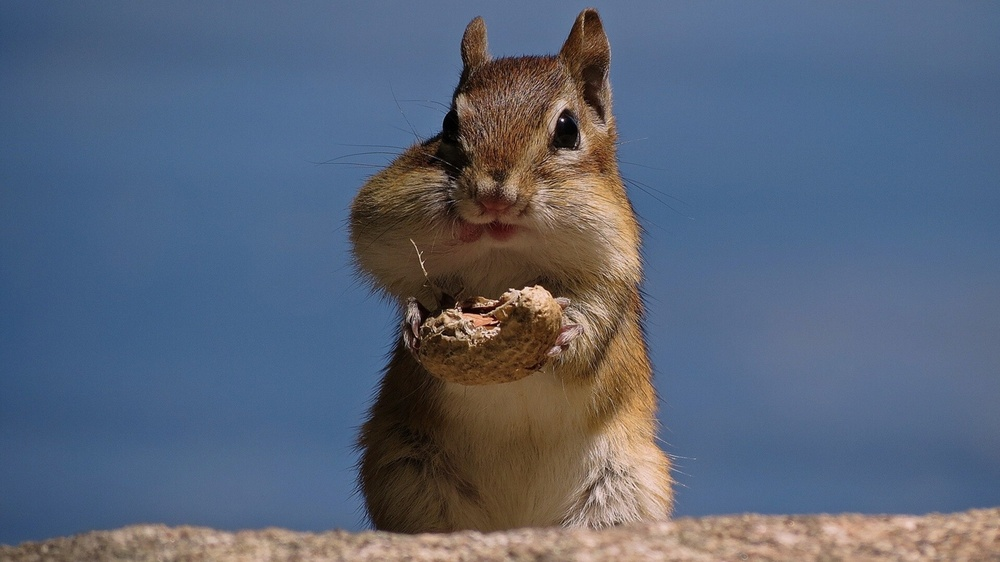
#> input picture beginner_level_task/Task_4_Image to Pencil Sketch with Python/squirrel.jpg, 1000 x 562 px, shrunk from 1920 x 1080 before the run
$ jupyter execute 'Task_4_Image to Pencil Sketch with Python   .ipynb'
#> lines starting #> are read from the running program, lines starting #| are printed output that depends on the picture
# Task_4_Image to Pencil Sketch with Python


## Name :- Sarthak Shinde

**Importing Libraries*

[cell 1]
import cv2

# Reading the original image

[cell 2]
image = cv2.imread('squirrel.jpg')
#> image is the input picture: shape (562, 1000, 3); mean B, G, R 119.8, 100.5, 89.7

***Displaying Original Image***

[cell 3]
cv2.imshow("Original Image", image)
cv2.waitKey(0)

# Reading the black and white image

[cell 4]
b_and_w_image = cv2.cvtColor(image, cv2.COLOR_BGR2GRAY)
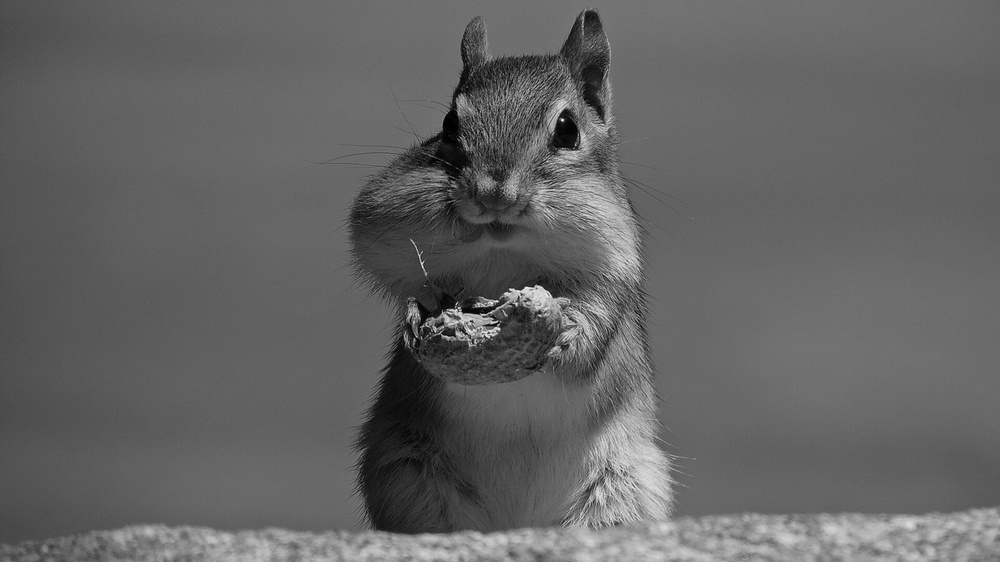
#> b_and_w_image: shape (562, 1000); min 0, max 252, mean 99.5

***Displaying Black And White Image***

[cell 5]
cv2.imshow("Black and White Image", b_and_w_image)
cv2.waitKey(0)

# Inverting the image

[cell 6]
inverted_image = 255 - b_and_w_image
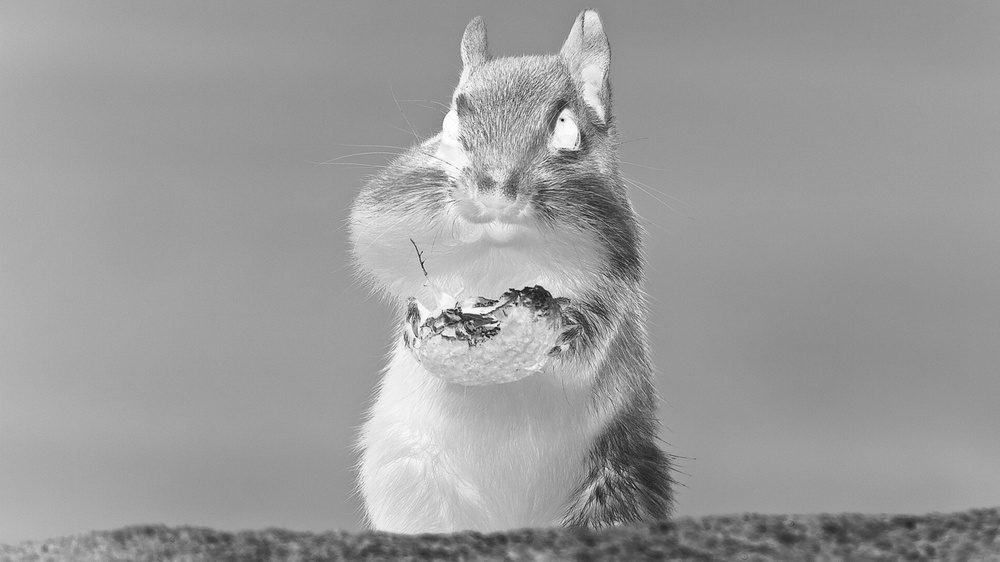
#> inverted_image: shape (562, 1000); min 3, max 255, mean 155.5

***Displaying Inverted Image***

[cell 7]
cv2.imshow("Inverted Image", inverted_image)
cv2.waitKey()

# Blurring the image

[cell 8]
blurred = cv2.GaussianBlur(inverted_image, (21, 21), 0)

***Inverting the Blurred Image***

[cell 9]
inverted_blurred = 255 - blurred

# Creating the Pencil Sketch image

[cell 10]
pencil_sketch = cv2.divide(b_and_w_image, inverted_blurred, scale=256.0)
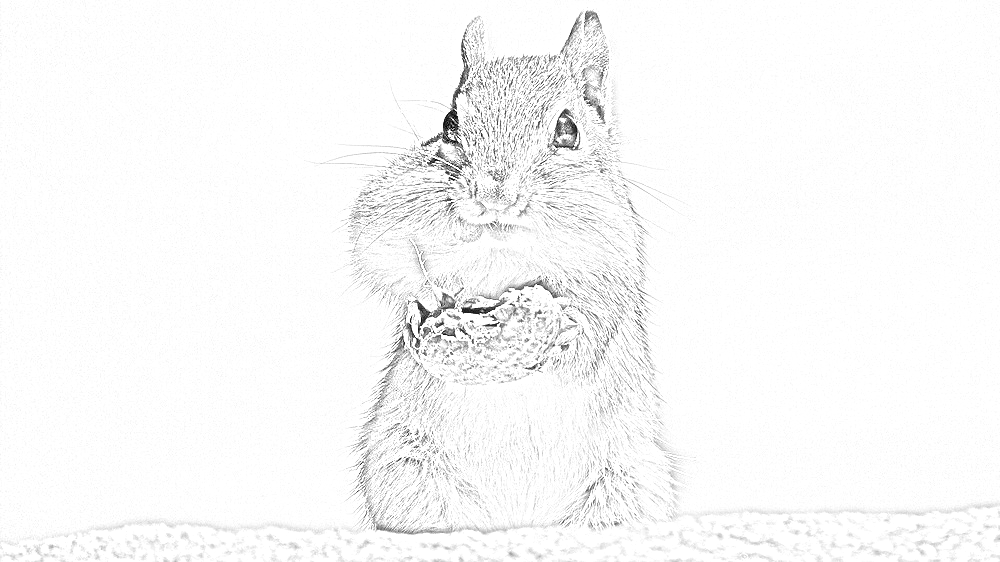
#> pencil_sketch: shape (562, 1000); min 0, max 255, mean 248.6

$ run again, with beginner_level_task/Task_4_Image to Pencil Sketch with Python/123.jpg copied over beginner_level_task/Task_4_Image to Pencil Sketch with Python/squirrel.jpg
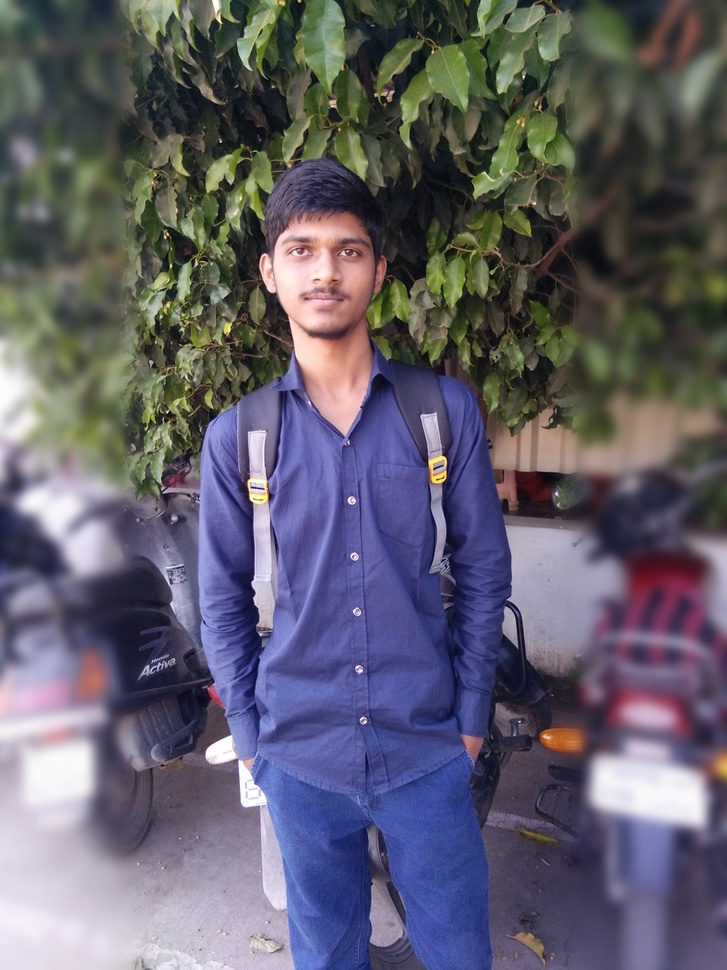
#> input picture beginner_level_task/Task_4_Image to Pencil Sketch with Python/123.jpg, 727 x 970 px, shrunk from 1200 x 1600 before the run
#> image is the input picture: shape (970, 727, 3); mean B, G, R 106.5, 94.1, 96.8
#> `inverted_blurred = 255 - blurred`:
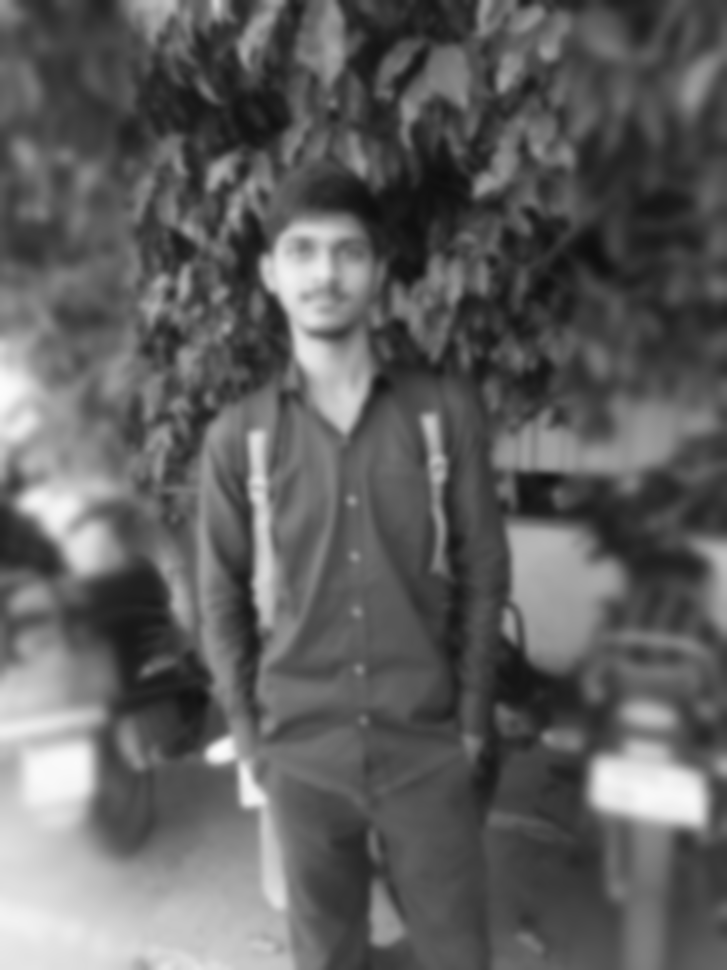
#> inverted_blurred: shape (970, 727); min 14, max 252, mean 96.3
#> `pencil_sketch = cv2.divide(b_and_w_image, inverted_blurred, scale=256.0)`:
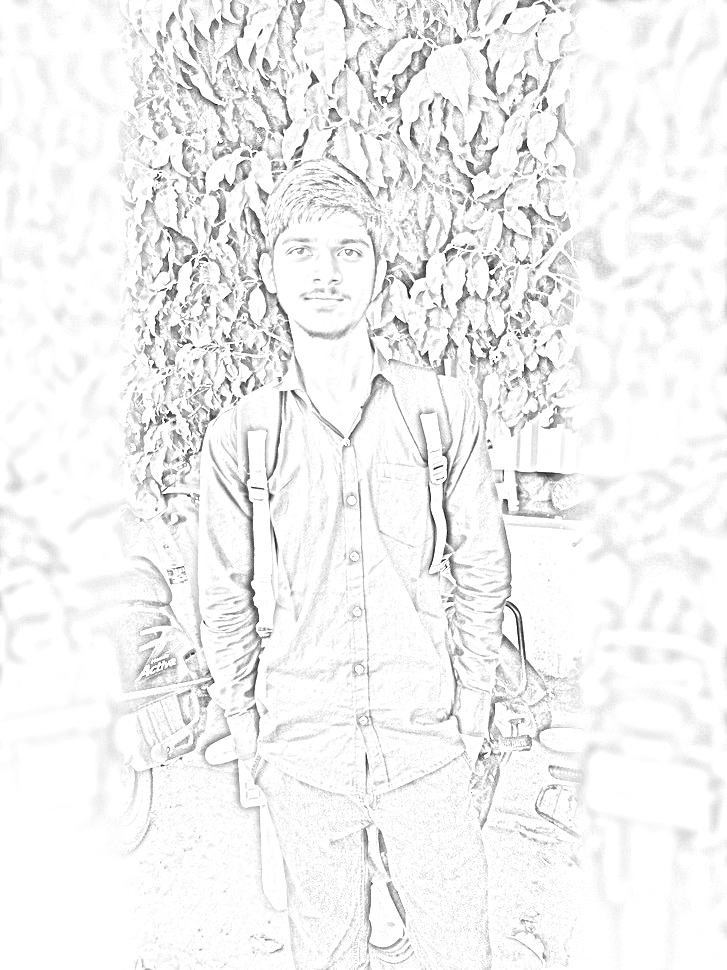
#> pencil_sketch: shape (970, 727); min 6, max 255, mean 242.1
